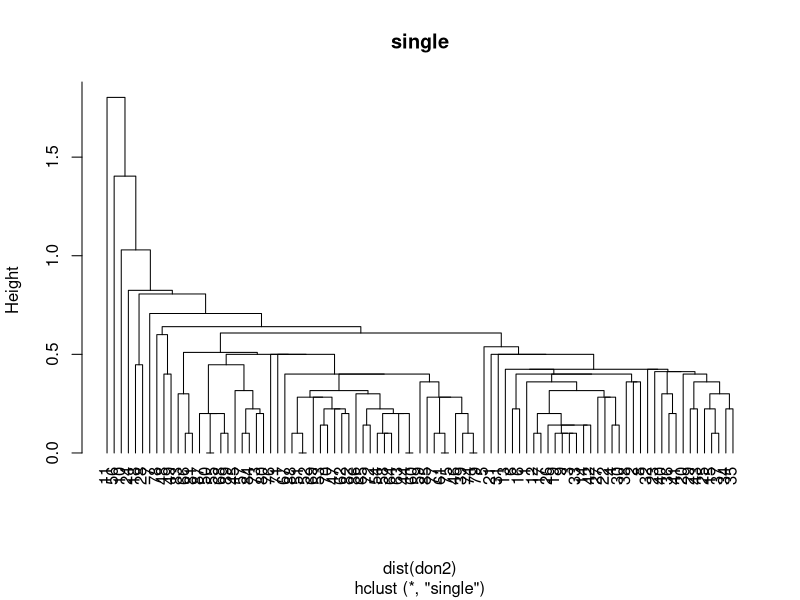
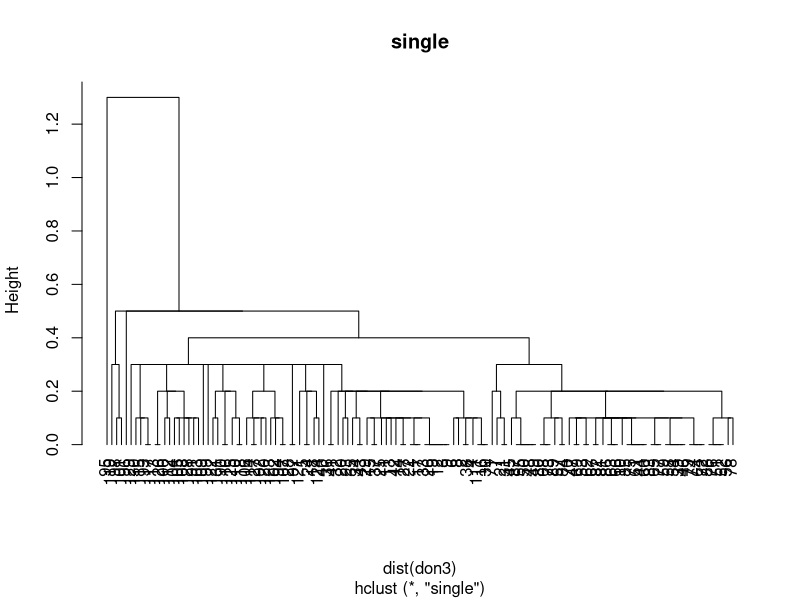
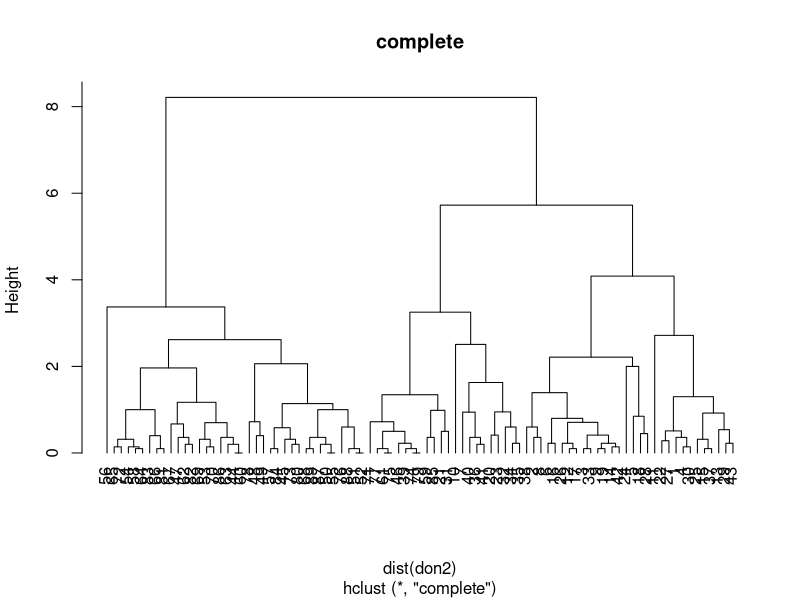
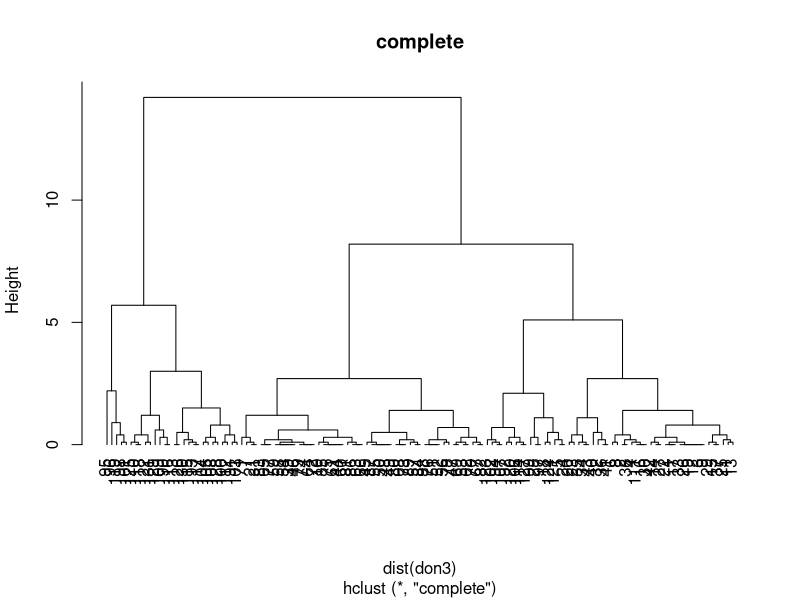
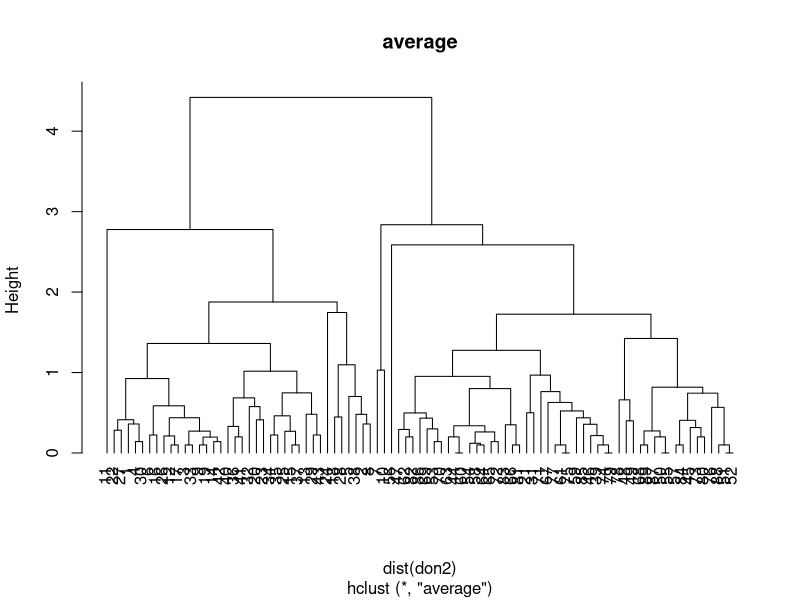
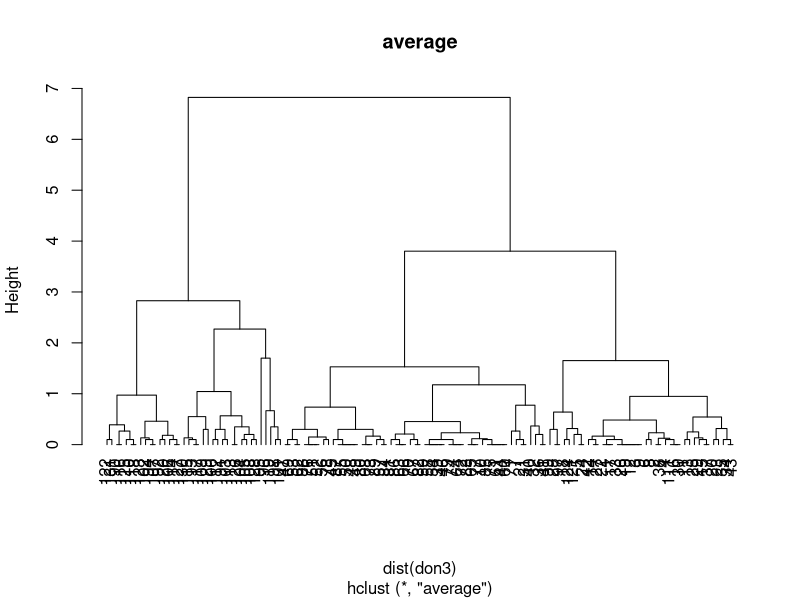
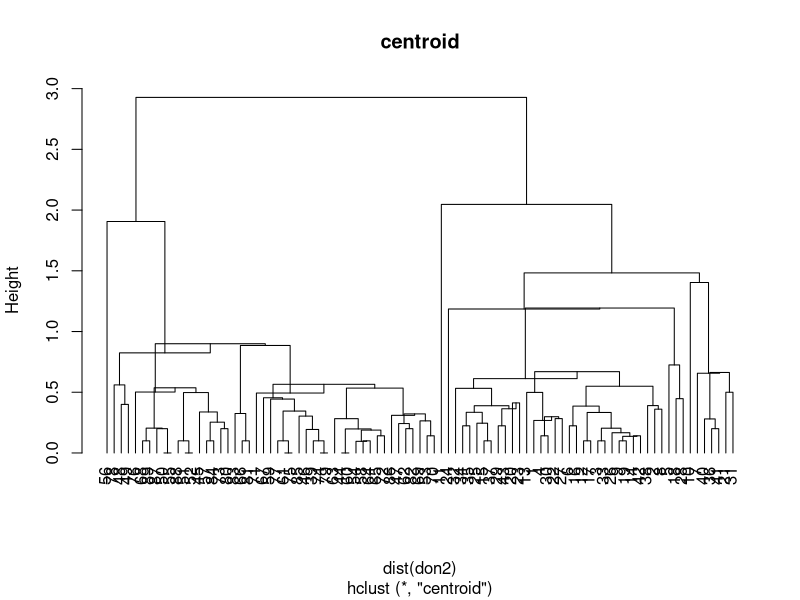
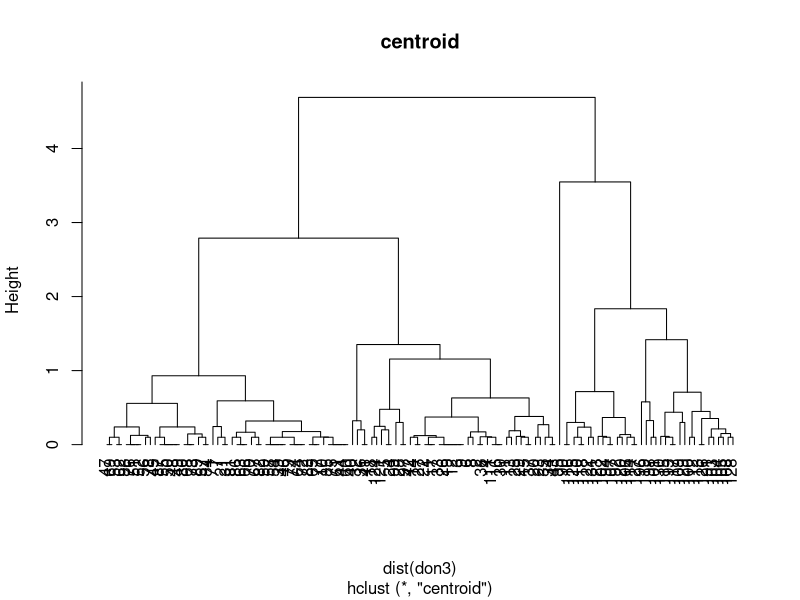

Write R code to recreate these figures, in order.
donguri2 <- read.csv("donguri2.csv")
donguri3 <- read.csv("donguri3.csv")
don2 <- donguri2[,2:3]
don3 <- donguri3[,2,3]
#最近隣法
don2.hc1 <- hclust(dist(don2), "single")
(don2.cl1 <- cutree(don2.hc1, k=2))
don2.lab <- c(rep(1,43), rep(2,46))
table(don2.lab, don2.cl1)
png("clusterSingle2.png")
plot(don2.hc1, hang=-1, main="single")
dev.off()
don2.cop1 <- cophenetic(don2.hc1)
cor(don2.cop1, dist(don2))  #コーフェン相関係数：0.39
(don2.ta1 <- table(don2.lab, don2.cl1))
sum(diag(don2.ta1))/89     #正解率47%

don3.hc1 <- hclust(dist(don3), "single")
(don3.cl1 <- cutree(don3.hc1, k=3))
don3.lab <- c(rep(1,43),rep(2,46),rep(3,42))
table(don3.lab, don3.cl1)
png("clusterSingle3.png")
plot(don3.hc1, hang=-1, main="single")
dev.off()
don3.cop1 <- cophenetic(don3.hc1)
cor(don3.cop1, dist(don3))  #コーフェン相関係数：0.60
(don3.ta1 <- table(don3.lab, don3.cl1))
sum(diag(don3.ta1))/131     #正解率35%

 #最遠隣法
don2.hc2 <- hclust(dist(don2), "complete")
(don2.cl2 <- cutree(don2.hc2, k=2))
table(don2.lab, don2.cl2)
png("clusterComplete2.png")
plot(don2.hc2, hang=-1, main="complete")
dev.off()
don2.cop2 <- cophenetic(don2.hc2)
cor(don2.cop2, dist(don2))   #コーフェン相関係数：0.70
don2.ta2 <- table(don2.lab, don2.cl2)
sum(diag(don2.ta2))/89     #正解率90%

don3.hc2 <- hclust(dist(don3), "complete")
(don3.cl2 <- cutree(don3.hc2, k=3))
table(don3.lab, don3.cl2)
png("clusterComplete3.png")
plot(don3.hc2, hang=-1, main="complete")
dev.off()
don3.cop2 <- cophenetic(don3.hc2)
cor(don3.cop2, dist(don3))   #コーフェン相関係数：0.79
(don3.ta2 <- table(don3.lab, don3.cl2))
sum(diag(don3.ta2))/131     #正解率85%

#群平均法
don2.hc3 <- hclust(dist(don2), "average")
(don2.cl3 <- cutree(don2.hc3, k=2))
table(don2.lab, don2.cl3)
png("clusterAverage2.png")
plot(don2.hc3, hang=-1, main="average")
dev.off()
don2.cop3 <- cophenetic(don2.hc3)
cor(don2.cop3, dist(don2))   #コーフェン相関係数：0.84
(don2.ta3 <- table(don2.lab, don2.cl3))
sum(diag(don2.ta3))/89     #正解率94%

don3.hc3 <- hclust(dist(don3), "average")
(don3.cl3 <- cutree(don3.hc3, k=3))
table(don3.lab, don3.cl3)
png("clusterAverage3.png")
plot(don3.hc3, hang=-1, main="average")
dev.off()
don3.cop3 <- cophenetic(don3.hc3)
cor(don3.cop3, dist(don3))   #コーフェン相関係数：0.80
(don3.ta3 <- table(don3.lab, don3.cl3))
sum(diag(don3.ta3))/131     #正解率89%

#重心法
don2.hc4 <- hclust(dist(don2), "centroid")
(don2.cl4 <- cutree(don2.hc4, k=2))
table(don2.lab, don2.cl4)
png("clusterCentroid2.png")
plot(don2.hc4, hang=-1, main="centroid")
dev.off()
don2.cop4 <- cophenetic(don2.hc4)
cor(don2.cop4, dist(don2))   #コーフェン相関係数：0.82
(don2.ta4 <- table(don2.lab, don2.cl4))
sum(diag(don2.ta4))/89     #正解率99%

don3.hc4 <- hclust(dist(don3), "centroid")
(don3.cl4 <- cutree(don3.hc4, k=3))
table(don3.lab, don3.cl4)
png("clusterCentroid3.png")
plot(don3.hc4, hang=-1, main="centroid")
dev.off()
don3.cop4 <- cophenetic(don3.hc4)
cor(don3.cop4, dist(don3))   #コーフェン相関係数：0.80
(don3.ta4 <- table(don3.lab, don3.cl4))
sum(diag(don3.ta4))/131     #正解率99%

#メディアン法
don2.hc5 <- hclust(dist(don2), "median")
(don2.cl5 <- cutree(don2.hc5, k=2))
table(don2.lab, don2.cl5)
png("clusterMedian2.png")
plot(don2.hc5, hang=-1, main="median")
dev.off()
don2.cop5 <- cophenetic(don2.hc5)
cor(don2.cop5, dist(don2))   #コーフェン相関係数：0.72
don2.ta5 <- table(don2.lab, don2.cl5)
sum(diag(don2.ta5))/89     #正解率49%

don3.hc5 <- hclust(dist(don3), "median")
(don3.cl5 <- cutree(don3.hc5, k=3))
table(don3.lab, don3.cl5)
png("clusterMedian3.png")
plot(don3.hc5, hang=-1, main="median")
dev.off()
don3.cop5 <- cophenetic(don3.hc5)
cor(don3.cop5, dist(don3))   #コーフェン相関係数：0.79
(don3.ta5 <- table(don3.lab, don3.cl5))
sum(diag(don3.ta5))/131     #正解率85%

#ウォード法
don2.hc6 <- hclust(dist(don2), "ward.D2")
(don2.cl6 <- cutree(don2.hc6, k=2))
table(don2.lab, don2.cl6)
png("clusterWard2.png")
plot(don2.hc3, hang=-1, main="ward.D2")
dev.off()
don2.cop6 <- cophenetic(don2.hc6)
cor(don2.cop6, dist(don2))   #コーフェン相関係数：0.82
(don2.ta6 <- table(don2.lab, don2.cl6))
sum(diag(don2.ta6))/89     #正解率97%

don3.hc6 <- hclust(dist(don3), "ward.D2")
(don3.cl6 <- cutree(don3.hc6, k=3))
table(don3.lab, don3.cl6)
png("clusterWard3.png")
plot(don3.hc6, hang=-1, main="ward.D2")
dev.off()
don3.cop6 <- cophenetic(don3.hc6)
cor(don3.cop6, dist(don3))   #コーフェン相関係数：0.71
(don3.ta6 <- table(don3.lab, don3.cl6))
sum(diag(don3.ta6))/131     #正解率77%

#McQuitty
don2.hc7 <- hclust(dist(don2), "mcquitty")
(don2.cl7 <- cutree(don2.hc7, k=2))
table(don2.lab, don2.cl7)
png("clusterMcQuitty2.png")
plot(don2.hc7, hang=-1, main="McQuitty")
dev.off()
don2.cop7 <- cophenetic(don2.hc7)
cor(don2.cop7, dist(don2))   #コーフェン相関係数：0.81
(don2.ta7 <- table(don2.lab, don2.cl7))
sum(diag(don2.ta7))/89     #正解率99%

don3.hc7 <- hclust(dist(don3), "mcquitty")
(don3.cl7 <- cutree(don3.hc7, k=3))
table(don3.lab, don3.cl7)
png("clusterMcQuitty3.png")
plot(don3.hc7, hang=-1, main="McQuitty")
dev.off()
don3.cop7 <- cophenetic(don3.hc7)
cor(don3.cop7, dist(don3))   #コーフェン相関係数：0.70
(don3.ta7 <- table(don3.lab, don3.cl7))
sum(diag(don3.ta7))/131     #正解率61%
